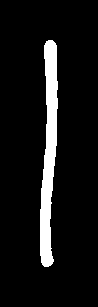
#> input picture test/data/0.png, 98 x 307 px
$ python padding.py
#> lines starting #> are read from the running program, lines starting #| are printed output that depends on the picture; after the words box and inside, x2 and y2 are one past the last pixel; in counts of white or black regions, pixels touching at a corner belong together
import cv2 as cv
import numpy as np


black = [0, 0, 0]
img = cv.imread('./data/0.png')
#> img is the input picture: shape (307, 98, 3); 8.4% white; 1 white region, box (x1, y1, x2, y2) and area: (40, 40, 58, 267) 2516

constant = cv.copyMakeBorder(img, 120, 120, 120, 120, cv.BORDER_CONSTANT, value=black)
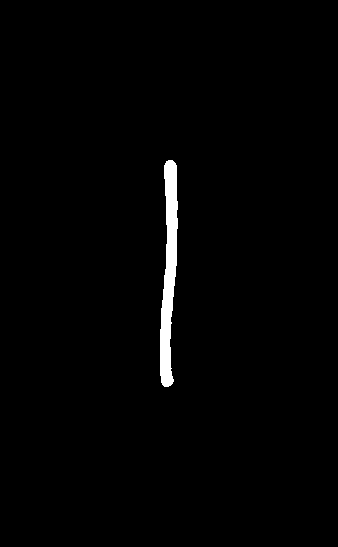
#> constant: shape (547, 338, 3); 1.4% white; 1 white region, box (x1, y1, x2, y2) and area: (160, 160, 178, 387) 2516

while True:
    cv.imshow('image', constant)
    if cv.waitKey(1) & 0xFF == ord('q'):
#> (key q is pressed here)
        break

cv.destroyAllWindows()

$ run again, with test/data/16.png copied over test/data/0.png
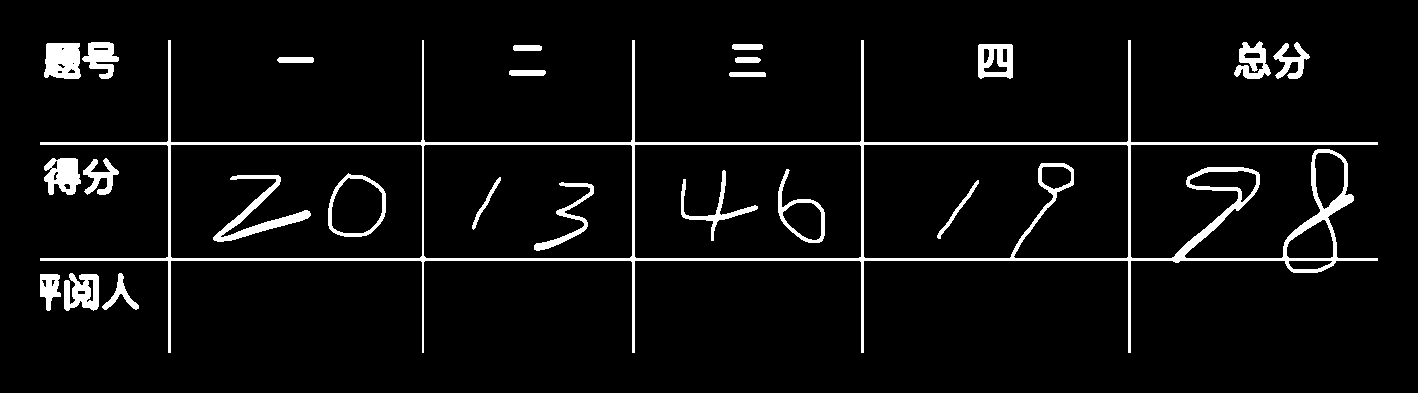
#> input picture test/data/16.png, 1418 x 393 px
#> img is the input picture: shape (393, 1418, 3); 5.3% white; 24 white regions, largest, box (x1, y1, x2, y2) and area: (40, 40, 1378, 353) 16072, (213, 175, 311, 242) 1458, (44, 43, 81, 79) 1156
#> `constant = cv.copyMakeBorder(img, 120, 120, 120, 120, cv.BORDER_CONSTA..`:
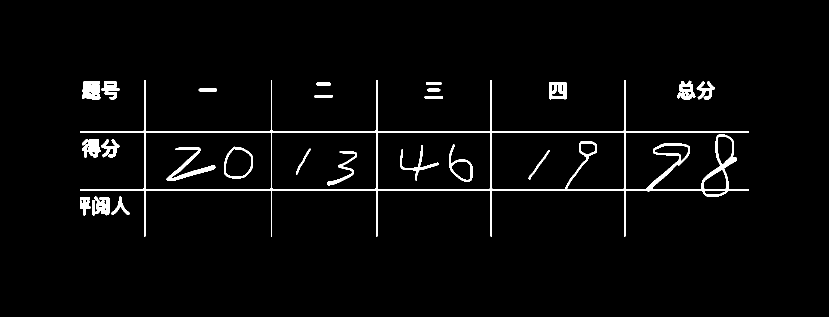
#> constant: shape (633, 1658, 3) (shown at 1/2 size); 2.8% white; 24 white regions, largest, box (x1, y1, x2, y2) and area: (160, 160, 1498, 473) 16072, (333, 295, 431, 362) 1458, (164, 163, 201, 199) 1156

$ run again, with test/data/5.png copied over test/data/0.png
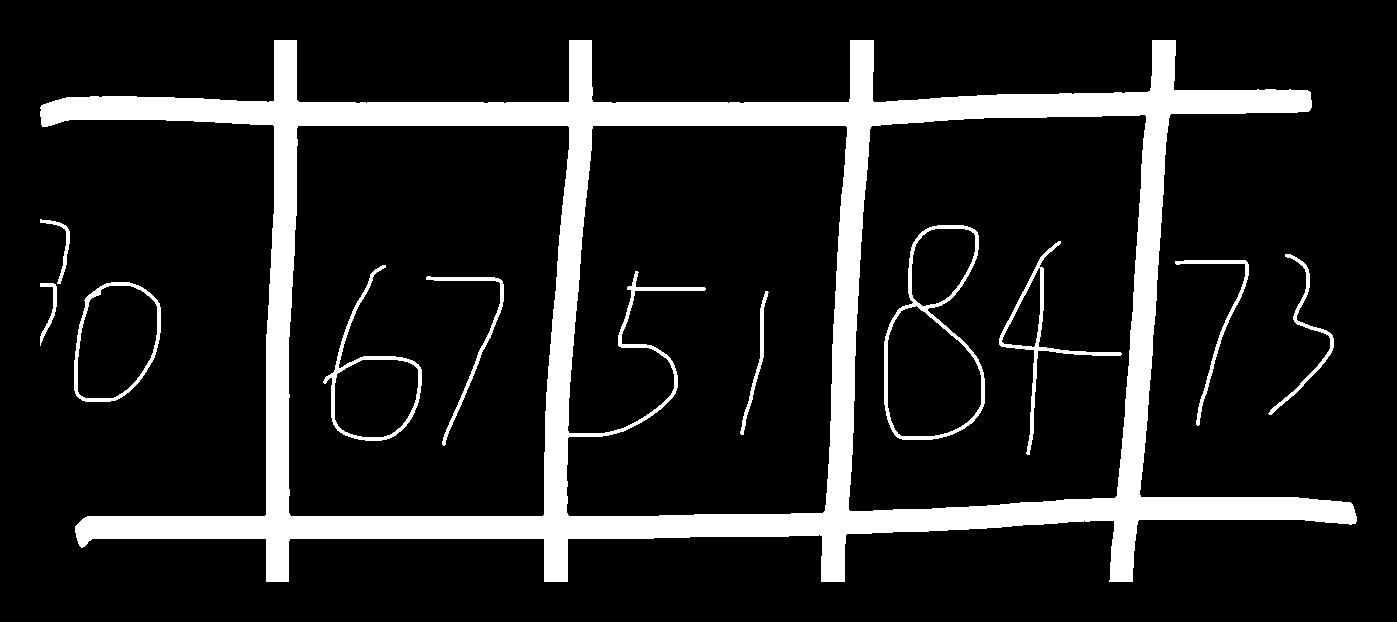
#> input picture test/data/5.png, 1397 x 622 px
#> img is the input picture: shape (622, 1397, 3); 13.5% white; 11 white regions, largest, box (x1, y1, x2, y2) and area: (40, 40, 1357, 582) 107145, (884, 225, 985, 440) 2286, (999, 241, 1122, 455) 1595
#> `constant = cv.copyMakeBorder(img, 120, 120, 120, 120, cv.BORDER_CONSTA..`:
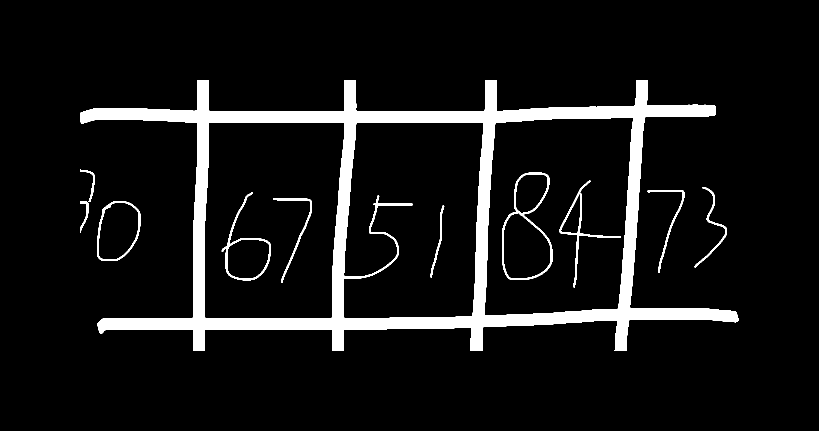
#> constant: shape (862, 1637, 3) (shown at 1/2 size); 8.3% white; 11 white regions, largest, box (x1, y1, x2, y2) and area: (160, 160, 1477, 702) 107145, (1004, 345, 1105, 560) 2286, (1119, 361, 1242, 575) 1595
